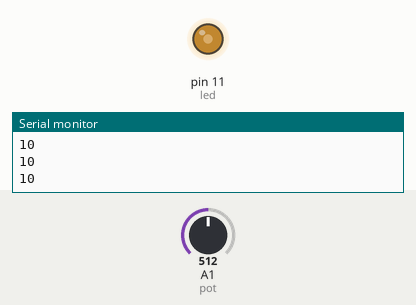
Simulated run of this sketch. Board: Arduino Uno, built with avr-gcc and run on an emulated ATmega328P. Shown: output pins drawn as LEDs (lit = HIGH), the last lines printed to the serial monitor. The inputs (shaded band) are chosen by the test bench; at power-on: A1 (pot) = 512.

Above: at 1.2 s.
1.3 s: A1 (pot) set to 716
At 3.18 s:
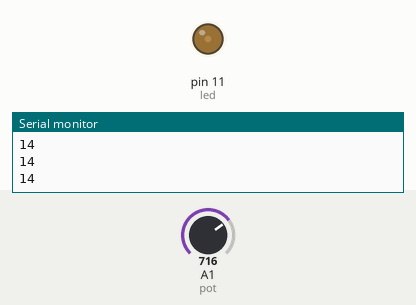
4.3 s: A1 (pot) set to 900
Timing chart, 0 to 13.3 s (numbered marks = the images above; inputs shaded):
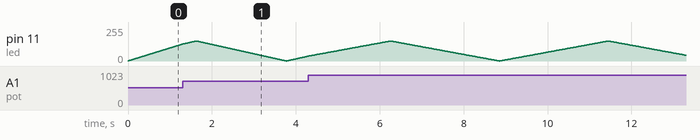

The sketch:

kontrolanalog.ino
```cpp
int led = 11;
int nyala = 1;
int kedap = 1;
const int pot = A1;


void setup() {
  // put your setup code here, to run once:
  pinMode(led, OUTPUT);
  pinMode(pot, INPUT);
  Serial.begin(9600);
}

void loop() {
  // put your main code here, to run repeatedly:
  int kecepatan = analogRead(pot);
  kecepatan = map (kecepatan, 0, 1023, 1, 20);
  if (kedap == 1){
    nyala += 1;
  }
  if (kedap == 0){
    nyala -= 1;
  }
  if (nyala == 150){
    kedap = 0;
  }
  if (nyala == 0){
    kedap = 1;
  }
  delay(kecepatan);
  Serial.println(kecepatan);
  analogWrite(led, nyala);
}
```
